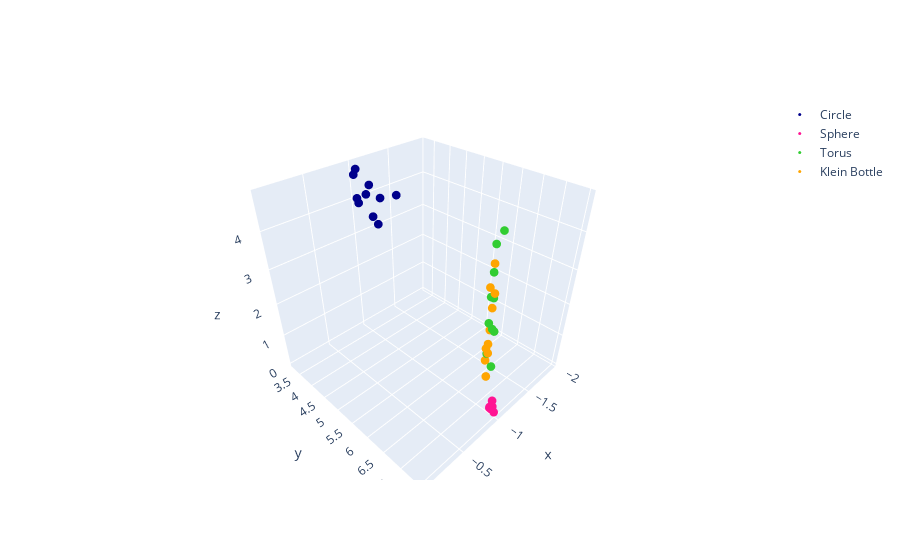

Notebook source saved alongside this figure:
### Code cell
# Example color mapping
color_map = {0: "darkblue", 1: "deeppink", 2: "limegreen", 3: "orange"}
colors = [color_map[label] for label in labels]

names = {0: "Circle", 1: "Sphere", 2: "Torus", 3: "Klein Bottle"}

# Create a figure
fig = go.Figure()

# Add the trace with colored markers based on labels
fig.add_trace(
    go.Scatter3d(
        x=features[:, 0],
        y=features[:, 1],
        z=features[:, 2],
        mode="markers",
        marker=dict(size=3, color=colors),
        showlegend=False,
    )
)

# Manually add the legend entries
for label, color in color_map.items():
    fig.add_trace(
        go.Scatter3d(
            x=[None],
            y=[None],
            z=[None],
            mode="markers",
            marker=dict(size=3, color=color),
            showlegend=True,
            name=f"{names[label]}",
        )
    )

fig.show()

### Figure 1 — Plotly figure (JSON) as saved in the notebook; plotly's stock layout.template omitted (floating-point values rounded to 4 significant figures)
{"data": [{"marker": {"color": ["darkblue", "darkblue", "darkblue", "darkblue", "darkblue", "darkblue", "darkblue", "darkblue", "darkblue", "darkblue", "deeppink", "deeppink", "deeppink", "deeppink", "deeppink", "deeppink", "deeppink", "deeppink", "deeppink", "deeppink", "limegreen", "limegreen", "limegreen", "limegreen", "limegreen", "limegreen", "limegreen", "limegreen", "limegreen", "limegreen", "orange", "orange", "orange", "orange", "orange", "orange", "orange", "orange", "orange", "orange"], "size": 3}, "mode": "markers", "showlegend": false, "type": "scatter3d", "x": [-1, -1, -1, -1, -1, -1, -1, -1, -1, -1, -1, -1, -1, -1, -1, -1, -1, -1, -1, -1, -1, -1, -1, -1, -1, -1, -1, -1, -1, -1, -1, -1, -1, -1, -1, -1, -1, -1, -1, -1], "y": [3.34, 3.358, 4.107, 3.64, 4.614, 3.254, 3.762, 3.834, 3.996, 3.31, 7.353, 7.385, 7.396, 7.42, 7.391, 7.393, 7.471, 7.352, 7.354, 7.397, 7.221, 7.098, 7.107, 7.269, 7.109, 7.159, 7.248, 7.1, 7.199, 7.136, 7.149, 7.142, 7.148, 7.114, 7.172, 7.107, 7.158, 7.062, 7.174, 7.107], "z": [4.821, 3.953, 4.35, 4.281, 4.6, 4.655, 4.559, 3.765, 3.625, 4.061, 0.1132, 0.1391, 0.07606, 0.1912, 0.1939, 0.1722, 0.03817, 0.08326, 0.1024, 0.3747, 4.819, 4.482, 3.848, 1.398, 2.551, 3.249, 2.417, 3.239, 2.45, 1.691, 2.39, 1.981, 2.985, 1.47, 3.371, 1.824, 1.723, 3.456, 1.004, 4.05]}, {"marker": {"color": "darkblue", "size": 3}, "mode": "markers", "name": "Circle", "showlegend": true, "type": "scatter3d", "x": [null], "y": [null], "z": [null]}, {"marker": {"color": "deeppink", "size": 3}, "mode": "markers", "name": "Sphere", "showlegend": true, "type": "scatter3d", "x": [null], "y": [null], "z": [null]}, {"marker": {"color": "limegreen", "size": 3}, "mode": "markers", "name": "Torus", "showlegend": true, "type": "scatter3d", "x": [null], "y": [null], "z": [null]}, {"marker": {"color": "orange", "size": 3}, "mode": "markers", "name": "Klein Bottle", "showlegend": true, "type": "scatter3d", "x": [null], "y": [null], "z": [null]}], "layout": {}}
